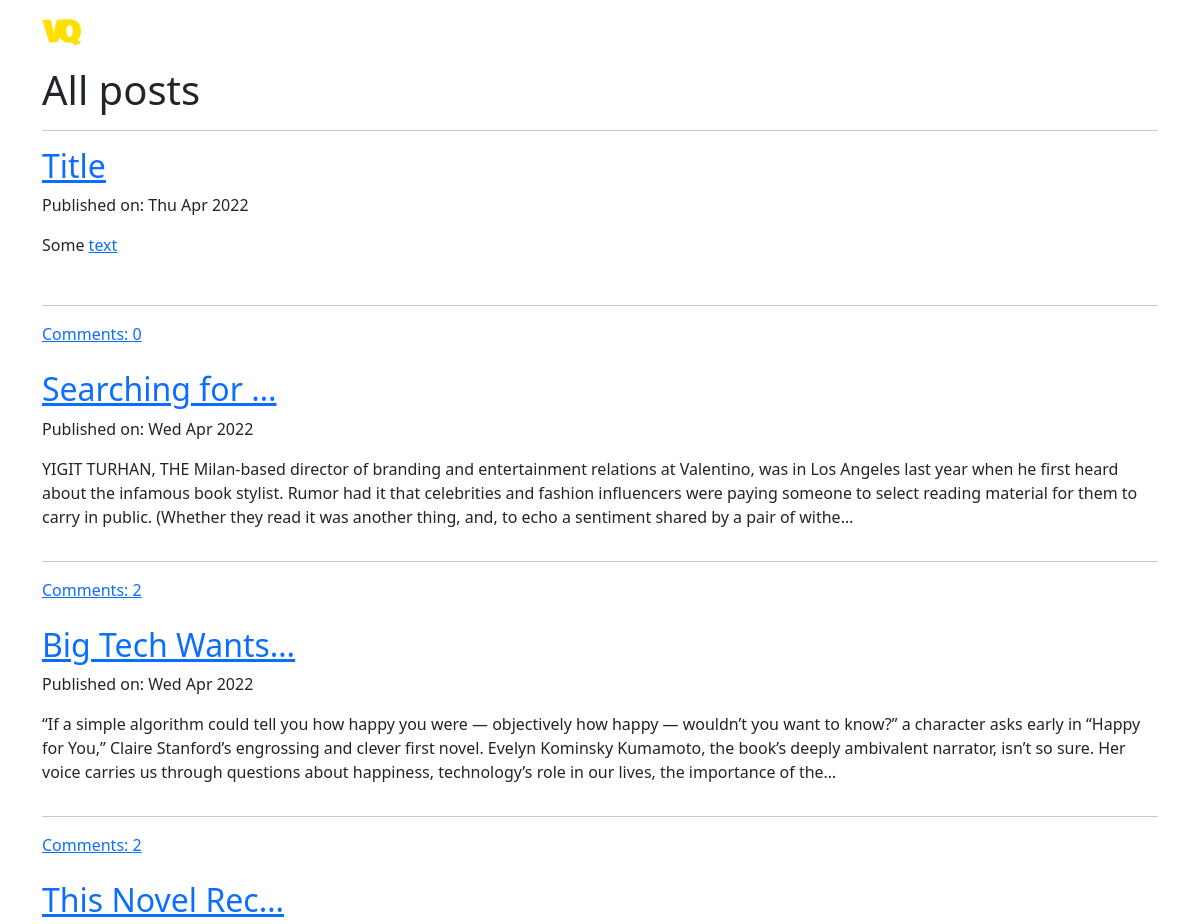
Before: / (upper part) with the older database file.
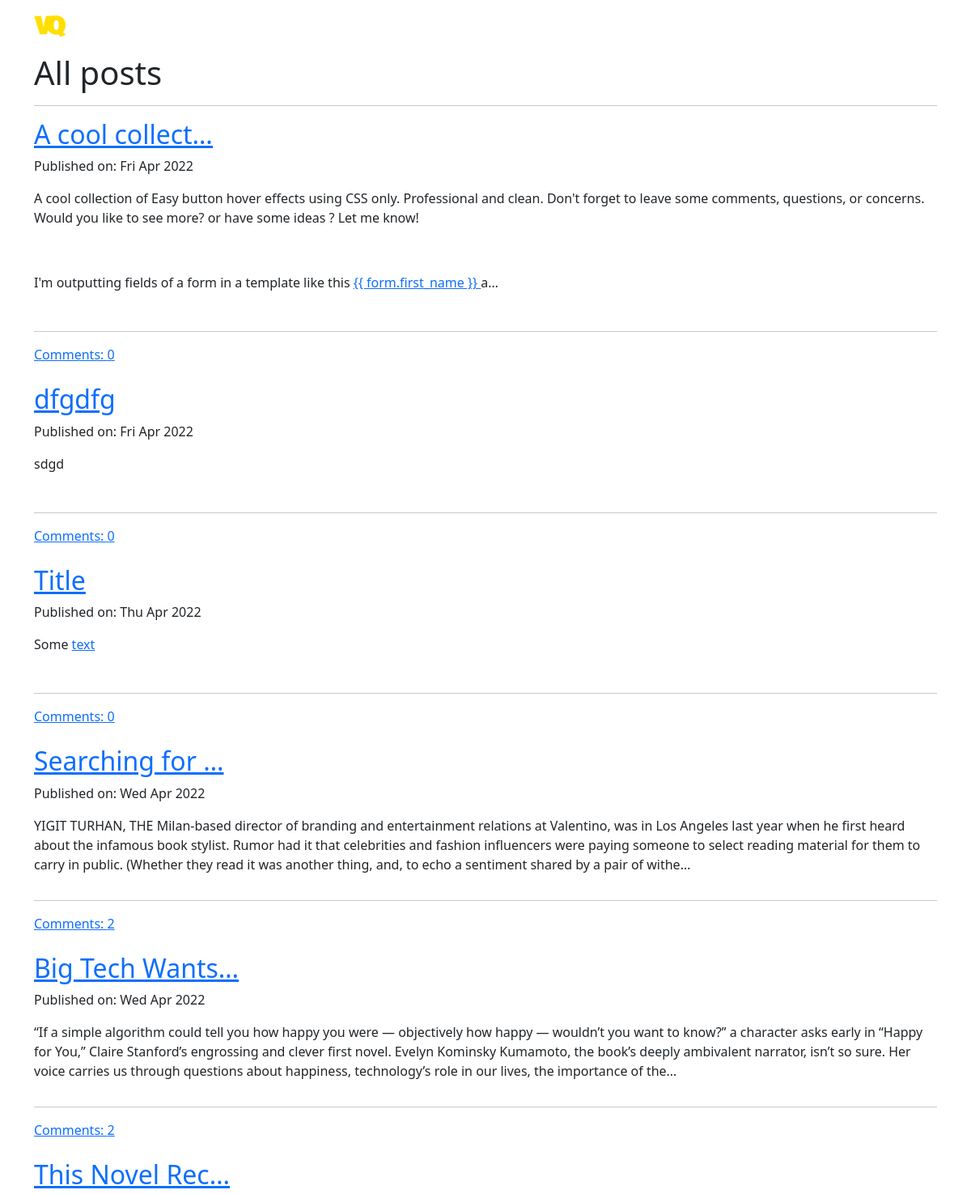
After: the same page with the newer database file.
### blog/models.py (models this page shows, shortened)
class Post(models.Model):
    author = models.ForeignKey('auth.User', on_delete=models.CASCADE)
    title = models.CharField(max_length=200)
    text = models.TextField()
    create_date = models.DateTimeField(default=timezone.now)
    published_date = models.DateTimeField(blank=True, null=True)
    def approve_comments(self):
        return self.comments.filter(approved_comment=True)

### blog/views.py (the view)
# urls.py: path('', PostListView.as_view(), name='post_list'),
class PostListView(ListView):
    model = Post
    def get_queryset(self):
        return Post.objects.filter(published_date__lte=timezone.now()).order_by('-published_date')

### blog/templates/blog/post_list.html (shortened to what this page needs)
{% extends 'blog/base.html' %}
{% block content %}
    <h1>All posts</h1>
    <hr>
    <div class="d-flex justify-content-around flex-wrap">
        {% for post in post_list %}
            <div class="d-flex flex-column mb-4 w-100">
                <div class="block block_theme post_preview">
                    <div class="d-flex flex-column justify-content-between">
                        <h2><a href="{% url 'post_detail' pk=post.pk %}" class="post_preview-link">{{ post.title|truncatechars:15 }}</a></h2>
                        <div class="post_date d-flex">
                            <p class="my-auto publish">Published on: {{ post.published_date|date:'D M Y' }}</p>
                        </div>
                        <p class="post_content mb-3">{{ post.text|safe|linebreaksbr|truncatechars:400 }}</p>
                    </div>
                    <hr>
                    <div class="d-flex justify-content-between">
                        <a href="{% url 'post_detail' pk=post.pk %}" class="block_add_comment mt-auto">Comments: {{ post.approve_comments.count }}</a>
                    </div>
                </div>
            </div>
        {% endfor %}
    </div>
{% endblock %}

Changed rows visible on the page:
added Post: title "A cool collect…", published_date "Fri Apr 2022", text "A cool collection of Easy button hover effects using CSS only. Professional and clean. Don't forget to leave some comments, questions, or concerns. Would you like to see more? or have some ideas ? Let me know! I'm outputting fields of a form in a template like this {{ form.first_name }} a…", approve_comments.count "0"
added Post: title "dfgdfg", published_date "Fri Apr 2022", text "sdgd", approve_comments.count "0"
